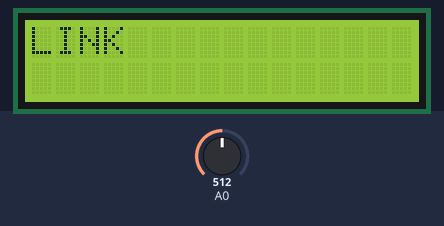
A sketch run on a simulated Arduino Uno, built with avr-gcc and run on an emulated ATmega328P. Parts: 16×2 character LCD. Inputs (shaded band) come from the test bench; at power-on: A0 = 512.

Above: at 1.2 s.
1.3 s: A0 set to 776
At 1.41 s:
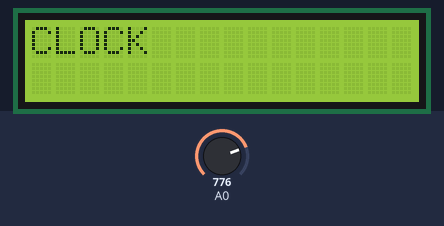
2.8 s: A0 set to 802
At 4.1 s:
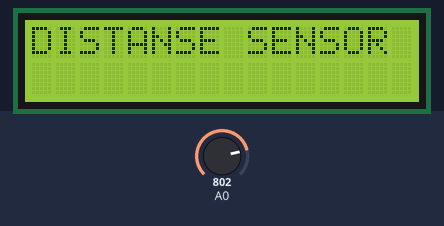
4.4 s: A0 set to 716
At 4.88 s:
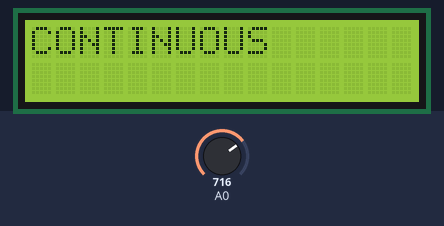
7.3 s: A0 set to 900
Timing chart, 0 to 9.9 s (numbered marks = the images above; inputs shaded):
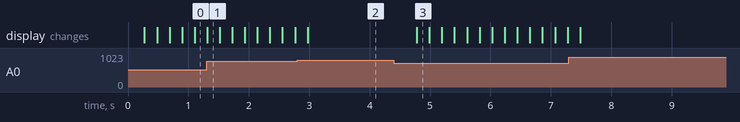

The sketch:

assigment_v1.ino
```cpp
#include <LiquidCrystal.h>

LiquidCrystal lcd(8,9,4,5,6,7);
int mode = 0;
int state =0;
#define btnUP 0
#define btnDOWN 1
#define btnRIGHT 2
#define btnLEFT 3
#define btnSELECT 4
#define btnNONE 5

void setup() {
lcd.begin(16,2);
lcd.print("CLOCK");
lcd.setCursor(0,1);
 ADMUX |=(1<<REFS0);
 ADMUX &=~(1<<REFS1);
 ADMUX &=~(1<<ADLAR);
ADCSRA |=(1<<ADEN)|  (1<<ADSC)|(1<<ADPS2)|(1<<ADPS1)|(1<<ADPS0);

}

int read_lcd_buttons(){

ADMUX  &=~(1<<MUX0);    //<----Set Multiplexor Value to pin A0
 ADMUX  &=~(1<<MUX1);
 ADMUX  &=~(1<<MUX2);
 ADMUX  &=~(1<<MUX3);
 ADCSRA |=(1<<ADSC);      //<---- Start ADC conversion bit
  while(ADCSRA!=ADCSRA &~(1<<ADIF)) //<---- Create a condition that waits for ADC conversion interrupt flag
    ADCSRA &=~(1<<ADIF);

    delay(200);
    return ADC;

}


void loop(){


int x;
x= read_lcd_buttons();
if (x<50){    //right button

}
if (x<195){       // up button

}
if (x<380){     // down button

}
if (x<555){       // left button

}
if(x<790){

  mode ++;
}
if (x>1000){

  int s;
int minutes;
int seconds;


 s=millis()/1000;
 seconds =s;

while (s){
 if(seconds>10){
 seconds=0;
 minutes ++;
 }


lcd.setCursor(0,1);
lcd.print (minutes);
lcd.setCursor(3,1);
lcd.print(":");
lcd.setCursor(5,1);
lcd.print(seconds);
}
}
 if (mode != state){
  lcd.clear();
  switch (abs(mode))
  {
    case 0:
    lcd.clear();
    lcd.home();
    lcd.print("CLOCK");
    lcd.setCursor(0,1);
    break;

    case 1:
     lcd.clear();
    lcd.home();
    lcd.setCursor (0,0);
    lcd.print("ESTEBAN_A");
    lcd.setCursor(0,1);
    lcd.print("12824583");
    break;


    case 2:

    lcd.clear();
    lcd.home();
    lcd.print("DISTANSE SENSOR");
    break;


    case 3:
     lcd.clear();
    lcd.home();
    lcd.print("CONTINUOUS");
    break;

    case 4:
    lcd.clear();
    lcd.home();
    lcd.print("STEP");
    break;


    case 5:
    lcd.clear();
    lcd.home();
    lcd.print("LINK");
    break;


     default :
     lcd.clear();
     lcd.home();
     lcd.print("CLOCK");
     lcd.setCursor(0,1);

  }

  state=mode;
  if (mode==6){
    mode=0;
  }
 }
}
```

Measured:
- the behaviour switches between 789 and 790 on A0 (found by bisection; images 1 and 2)
- after the input at 4.4 s, the display: changes after 0.38 s (image 3)
